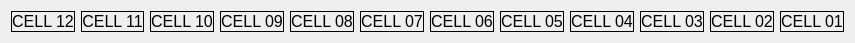
      <widget class="QWidget" name="horizontalLayoutWidget">
       <property name="geometry">
        <rect>
         <x>10</x>
         <y>100</y>
         <width>841</width>
         <height>41</height>
        </rect>
       </property>
       <layout class="QHBoxLayout" name="horizontalLayout">
        <item>
         <widget class="QLabel" name="labelCellNumHS12">
          <property name="font">
           <font>
            <pointsize>12</pointsize>
           </font>
          </property>
          <property name="frameShape">
           <enum>QFrame::Box</enum>
          </property>
          <property name="text">
           <string>CELL 12</string>
          </property>
          <property name="alignment">
           <set>Qt::AlignCenter</set>
          </property>
         </widget>
        </item>
        <item>
         <widget class="QLabel" name="labelCellNumHS11">
          <property name="font">
           <font>
            <pointsize>12</pointsize>
           </font>
          </property>
          <property name="frameShape">
           <enum>QFrame::Box</enum>
          </property>
          <property name="text">
           <string>CELL 11</string>
          </property>
          <property name="alignment">
           <set>Qt::AlignCenter</set>
          </property>
         </widget>
        </item>
        <item>
         <widget class="QLabel" name="labelCellNumHS10">
          <property name="font">
           <font>
            <pointsize>12</pointsize>
           </font>
          </property>
          <property name="frameShape">
           <enum>QFrame::Box</enum>
          </property>
          <property name="text">
           <string>CELL 10</string>
          </property>
          <property name="alignment">
           <set>Qt::AlignCenter</set>
          </property>
         </widget>
        </item>
        <item>
         <widget class="QLabel" name="labelCellNumHS9">
          <property name="font">
           <font>
            <pointsize>12</pointsize>
           </font>
          </property>
          <property name="frameShape">
           <enum>QFrame::Box</enum>
          </property>
          <property name="text">
           <string>CELL 09</string>
          </property>
          <property name="alignment">
           <set>Qt::AlignCenter</set>
          </property>
         </widget>
        </item>
        <item>
         <widget class="QLabel" name="labelCellNumHS8">
          <property name="font">
           <font>
            <pointsize>12</pointsize>
           </font>
          </property>
          <property name="frameShape">
           <enum>QFrame::Box</enum>
          </property>
          <property name="text">
           <string>CELL 08</string>
          </property>
          <property name="alignment">
           <set>Qt::AlignCenter</set>
          </property>
         </widget>
        </item>
        <item>
         <widget class="QLabel" name="labelCellNumHS7">
          <property name="font">
           <font>
            <pointsize>12</pointsize>
           </font>
          </property>
          <property name="frameShape">
           <enum>QFrame::Box</enum>
          </property>
          <property name="text">
           <string>CELL 07</string>
          </property>
          <property name="alignment">
           <set>Qt::AlignCenter</set>
          </property>
         </widget>
        </item>
        <item>
         <widget class="QLabel" name="labelCellNumHS6">
          <property name="font">
           <font>
            <pointsize>12</pointsize>
           </font>
          </property>
          <property name="frameShape">
           <enum>QFrame::Box</enum>
          </property>
          <property name="text">
           <string>CELL 06</string>
          </property>
          <property name="alignment">
           <set>Qt::AlignCenter</set>
          </property>
         </widget>
        </item>
        <item>
         <widget class="QLabel" name="labelCellNumHS5">
          <property name="font">
           <font>
            <pointsize>12</pointsize>
           </font>
          </property>
          <property name="frameShape">
           <enum>QFrame::Box</enum>
          </property>
          <property name="text">
           <string>CELL 05</string>
          </property>
          <property name="alignment">
           <set>Qt::AlignCenter</set>
          </property>
         </widget>
        </item>
        <item>
         <widget class="QLabel" name="labelCellNumHS4">
          <property name="font">
           <font>
            <pointsize>12</pointsize>
           </font>
          </property>
          <property name="frameShape">
           <enum>QFrame::Box</enum>
          </property>
          <property name="text">
           <string>CELL 04</string>
          </property>
          <property name="alignment">
           <set>Qt::AlignCenter</set>
          </property>
         </widget>
        </item>
        <item>
         <widget class="QLabel" name="labelCellNumHS3">
          <property name="font">
           <font>
            <pointsize>12</pointsize>
           </font>
          </property>
          <property name="frameShape">
           <enum>QFrame::Box</enum>
          </property>
          <property name="text">
           <string>CELL 03</string>
          </property>
          <property name="alignment">
           <set>Qt::AlignCenter</set>
          </property>
         </widget>
        </item>
        <item>
         <widget class="QLabel" name="labelCellNumHS2">
          <property name="font">
           <font>
            <pointsize>12</pointsize>
           </font>
          </property>
          <property name="frameShape">
           <enum>QFrame::Box</enum>
          </property>
          <property name="text">
           <string>CELL 02</string>
          </property>
          <property name="alignment">
           <set>Qt::AlignCenter</set>
          </property>
         </widget>
        </item>
        <item>
         <widget class="QLabel" name="labelCellNumHS1">
          <property name="font">
           <font>
            <pointsize>12</pointsize>
           </font>
          </property>
          <property name="frameShape">
           <enum>QFrame::Box</enum>
          </property>
          <property name="text">
           <string>CELL 01</string>
          </property>
          <property name="alignment">
           <set>Qt::AlignCenter</set>
          </property>
         </widget>
        </item>
       </layout>
      </widget>
